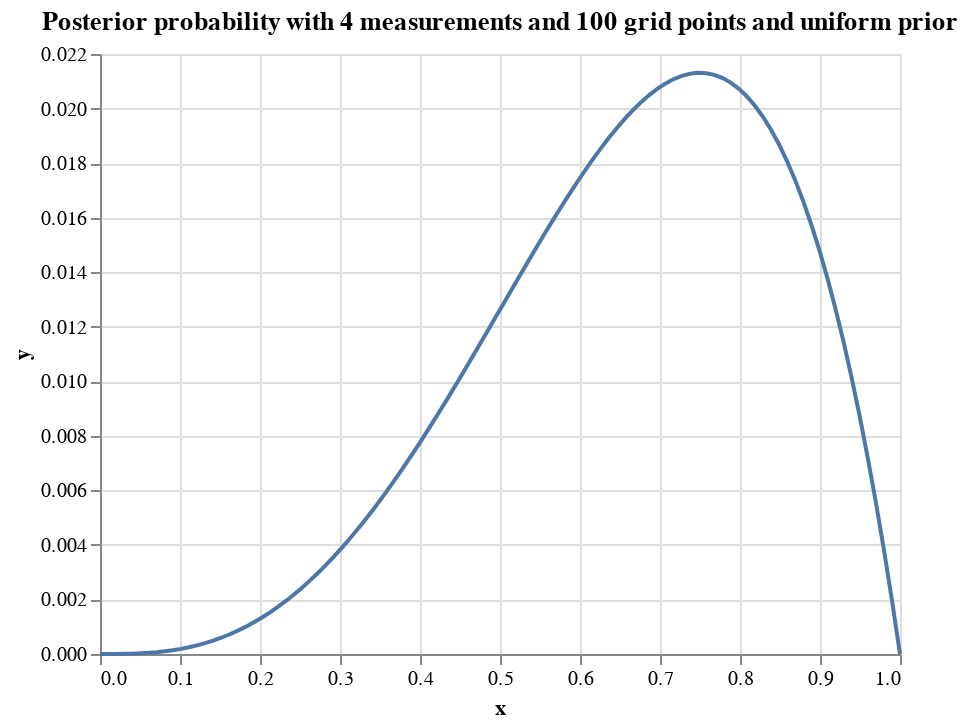

This figure's notebook cell:
### Code cell
grid_search_posterior_uniform_prior("W,W,W,L", 100)

### Figure 1 — Vega-Lite specification as saved in the notebook (floating-point values rounded to 4 significant figures)
{"config": {"view": {"continuousWidth": 400, "continuousHeight": 300}}, "data": {"name": "data-234088216a8d7661a2d63dd0058cbef7"}, "mark": "line", "encoding": {"x": {"type": "quantitative", "field": "x"}, "y": {"type": "quantitative", "field": "y"}}, "title": "Posterior probability with 4 measurements and 100 grid points and uniform prior", "$schema": "https://vega.github.io/schema/vega-lite/v4.8.1.json", "datasets": {"data-234088216a8d7661a2d63dd0058cbef7": [{"x": 0.0, "y": 0.0}, {"x": 0.0101, "y": 2.061e-07}, {"x": 0.0202, "y": 1.632e-06}, {"x": 0.0303, "y": 5.452e-06}, {"x": 0.0404, "y": 1.279e-05}, {"x": 0.05051, "y": 2.472e-05}, {"x": 0.06061, "y": 4.225e-05}, {"x": 0.07071, "y": 6.638e-05}, {"x": 0.08081, "y": 9.8e-05}, {"x": 0.09091, "y": 0.000138}, {"x": 0.101, "y": 0.0001872}, {"x": 0.1111, "y": 0.0002464}, {"x": 0.1212, "y": 0.0003162}, {"x": 0.1313, "y": 0.0003974}, {"x": 0.1414, "y": 0.0004906}, {"x": 0.1515, "y": 0.0005963}, {"x": 0.1616, "y": 0.0007151}, {"x": 0.1717, "y": 0.0008474}, {"x": 0.1818, "y": 0.0009936}, {"x": 0.1919, "y": 0.001154}, {"x": 0.202, "y": 0.001329}, {"x": 0.2121, "y": 0.001519}, {"x": 0.2222, "y": 0.001725}, {"x": 0.2323, "y": 0.001945}, {"x": 0.2424, "y": 0.002181}, {"x": 0.2525, "y": 0.002432}, {"x": 0.2626, "y": 0.002699}, {"x": 0.2727, "y": 0.002981}, {"x": 0.2828, "y": 0.003278}, {"x": 0.2929, "y": 0.003591}, {"x": 0.303, "y": 0.003919}, {"x": 0.3131, "y": 0.004261}, {"x": 0.3232, "y": 0.004618}, {"x": 0.3333, "y": 0.004989}, {"x": 0.3434, "y": 0.005374}, {"x": 0.3535, "y": 0.005772}, {"x": 0.3636, "y": 0.006183}, {"x": 0.3737, "y": 0.006606}, {"x": 0.3838, "y": 0.007041}, {"x": 0.3939, "y": 0.007486}, {"x": 0.404, "y": 0.007943}, {"x": 0.4141, "y": 0.008408}, {"x": 0.4242, "y": 0.008883}, {"x": 0.4343, "y": 0.009365}, {"x": 0.4444, "y": 0.009855}, {"x": 0.4545, "y": 0.01035}, {"x": 0.4646, "y": 0.01085}, {"x": 0.4747, "y": 0.01136}, {"x": 0.4848, "y": 0.01186}, {"x": 0.4949, "y": 0.01237}, {"x": 0.5051, "y": 0.01288}, {"x": 0.5152, "y": 0.01339}, {"x": 0.5253, "y": 0.0139}, {"x": 0.5354, "y": 0.01441}, {"x": 0.5455, "y": 0.0149}, {"x": 0.5556, "y": 0.0154}, {"x": 0.5657, "y": 0.01588}, {"x": 0.5758, "y": 0.01636}, {"x": 0.5859, "y": 0.01683}, {"x": 0.596, "y": 0.01728}, {"x": 0.6061, "y": 0.01772}, {"x": 0.6162, "y": 0.01814}, {"x": 0.6263, "y": 0.01855}, {"x": 0.6364, "y": 0.01893}, {"x": 0.6465, "y": 0.0193}, {"x": 0.6566, "y": 0.01964}, {"x": 0.6667, "y": 0.01996}, {"x": 0.6768, "y": 0.02024}, {"x": 0.6869, "y": 0.0205}, {"x": 0.697, "y": 0.02073}, {"x": 0.7071, "y": 0.02092}, {"x": 0.7172, "y": 0.02108}, {"x": 0.7273, "y": 0.0212}, {"x": 0.7374, "y": 0.02128}, {"x": 0.7475, "y": 0.02131}, {"x": 0.7576, "y": 0.0213}, {"x": 0.7677, "y": 0.02124}, {"x": 0.7778, "y": 0.02113}, {"x": 0.7879, "y": 0.02096}, {"x": 0.798, "y": 0.02074}, {"x": 0.8081, "y": 0.02046}, {"x": 0.8182, "y": 0.02012}, {"x": 0.8283, "y": 0.01972}, {"x": 0.8384, "y": 0.01924}, {"x": 0.8485, "y": 0.0187}, {"x": 0.8586, "y": 0.01808}, {"x": 0.8687, "y": 0.01739}, {"x": 0.8788, "y": 0.01662}, {"x": 0.8889, "y": 0.01577}, {"x": 0.899, "y": 0.01483}, {"x": 0.9091, "y": 0.0138}, {"x": 0.9192, "y": 0.01268}, {"x": 0.9293, "y": 0.01147}, {"x": 0.9394, "y": 0.01015}, {"x": 0.9495, "y": 0.008735}, {"x": 0.9596, "y": 0.007214}, {"x": 0.9697, "y": 0.005583}, {"x": 0.9798, "y": 0.003839}, {"x": 0.9899, "y": 0.00198}, {"x": 1.0, "y": 0.0}]}}
